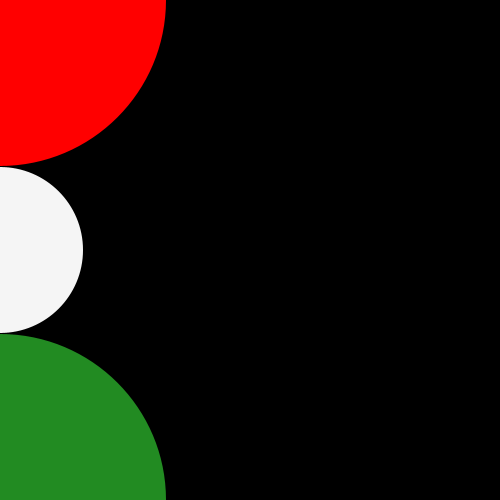
Frame 1 (no input)
Frame 60 (the mouse pressed at the canvas centre just before this capture): identical to frame 1, image omitted
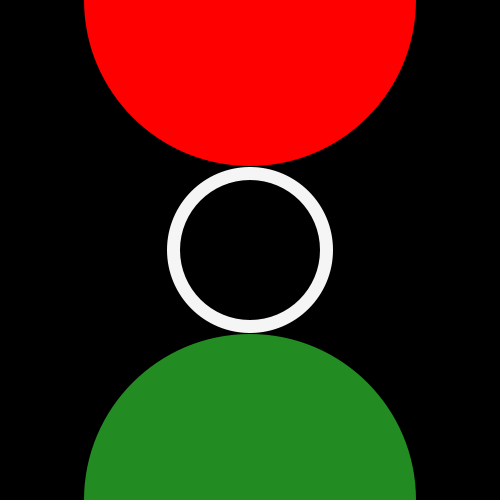
Frame 120 (the mouse held since frame 60 and released just before this capture)

The Processing sketch that drew these frames (run headless with seeded random() and noise(); from frame 60 on, the mouse is pressed at the canvas centre):

// Processing sketch: processing_140139
// ── processing_140139.pde


  void setup ()
{
size(500,500);

  
}

void draw()
{
 background(0);
 

  //   

   
fill(255,0,0);
noStroke();
ellipse (mouseX,0,332,332);

fill(245,245,245);
noStroke();
ellipse (mouseX,250,166,166);


fill(34,139,34);
noStroke();
ellipse (mouseX,500,332,332);

fill (0);
noStroke();
ellipse (250,250,140,140);
 
}
